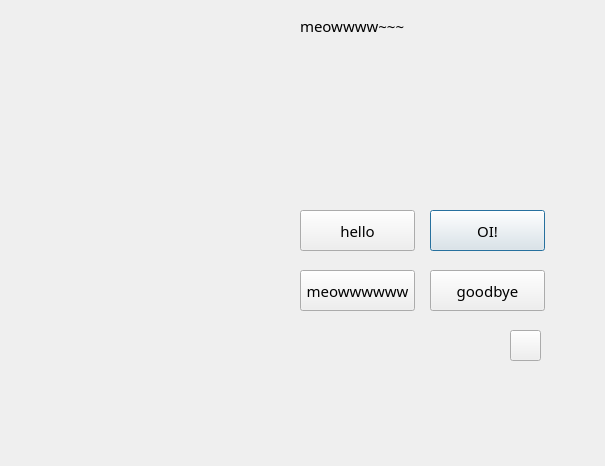
<?xml version="1.0" encoding="UTF-8"?>
<ui version="4.0">
 <class>chat</class>
 <widget class="QDialog" name="chat">
  <property name="geometry">
   <rect>
    <x>0</x>
    <y>0</y>
    <width>605</width>
    <height>466</height>
   </rect>
  </property>
  <property name="windowTitle">
   <string>Dialog</string>
  </property>
  <widget class="QWidget" name="chatwidget" native="true">
   <property name="geometry">
    <rect>
     <x>270</x>
     <y>160</y>
     <width>300</width>
     <height>220</height>
    </rect>
   </property>
   <property name="autoFillBackground">
    <bool>false</bool>
   </property>
   <property name="styleSheet">
    <string notr="true">QWidget#chatwidget{
	border-image: url(:/img/chat_Img/chatframe2.png);
}</string>
   </property>
   <widget class="QPushButton" name="words4">
    <property name="geometry">
     <rect>
      <x>160</x>
      <y>50</y>
      <width>115</width>
      <height>41</height>
     </rect>
    </property>
    <property name="font">
     <font>
      <family>Eras Demi ITC</family>
      <pointsize>11</pointsize>
     </font>
    </property>
    <property name="styleSheet">
     <string notr="true">border-image: url(:/img/chat_Img/chatframe3-1.png.png);</string>
    </property>
    <property name="text">
     <string>OI!</string>
    </property>
   </widget>
   <widget class="QPushButton" name="words1">
    <property name="geometry">
     <rect>
      <x>30</x>
      <y>50</y>
      <width>115</width>
      <height>41</height>
     </rect>
    </property>
    <property name="palette">
     <palette>
      <active/>
      <inactive/>
      <disabled/>
     </palette>
    </property>
    <property name="font">
     <font>
      <family>Eras Demi ITC</family>
      <pointsize>11</pointsize>
     </font>
    </property>
    <property name="styleSheet">
     <string notr="true">border-image: url(:/img/chat_Img/chatframe3-1.png.png);</string>
    </property>
    <property name="text">
     <string>hello</string>
    </property>
    <property name="checkable">
     <bool>false</bool>
    </property>
    <property name="autoDefault">
     <bool>false</bool>
    </property>
    <property name="default">
     <bool>false</bool>
    </property>
    <property name="flat">
     <bool>false</bool>
    </property>
   </widget>
   <widget class="QPushButton" name="words3">
    <property name="geometry">
     <rect>
      <x>30</x>
      <y>110</y>
      <width>115</width>
      <height>41</height>
     </rect>
    </property>
    <property name="font">
     <font>
      <family>Eras Demi ITC</family>
      <pointsize>11</pointsize>
     </font>
    </property>
    <property name="styleSheet">
     <string notr="true">border-image: url(:/img/chat_Img/chatframe3-1.png.png);</string>
    </property>
    <property name="text">
     <string>meowwwwww</string>
    </property>
   </widget>
   <widget class="QPushButton" name="words2">
    <property name="geometry">
     <rect>
      <x>160</x>
      <y>110</y>
      <width>115</width>
      <height>41</height>
     </rect>
    </property>
    <property name="font">
     <font>
      <family>Eras Demi ITC</family>
      <pointsize>11</pointsize>
     </font>
    </property>
    <property name="styleSheet">
     <string notr="true">border-image: url(:/img/chat_Img/chatframe3-1.png.png);</string>
    </property>
    <property name="text">
     <string>goodbye</string>
    </property>
   </widget>
   <widget class="QPushButton" name="refreshbtn">
    <property name="geometry">
     <rect>
      <x>240</x>
      <y>170</y>
      <width>31</width>
      <height>31</height>
     </rect>
    </property>
    <property name="styleSheet">
     <string notr="true">border-image: url(:/img/chat_Img/refresh.png);</string>
    </property>
    <property name="text">
     <string/>
    </property>
   </widget>
  </widget>
  <widget class="QLabel" name="responselabel">
   <property name="geometry">
    <rect>
     <x>270</x>
     <y>0</y>
     <width>161</width>
     <height>71</height>
    </rect>
   </property>
   <property name="styleSheet">
    <string notr="true">border-image: url(:/img/chat_Img/chatframe3.png);</string>
   </property>
   <property name="lineWidth">
    <number>2</number>
   </property>
   <property name="scaledContents">
    <bool>true</bool>
   </property>
   <property name="alignment">
    <set>Qt::AlignCenter</set>
   </property>
   <property name="wordWrap">
    <bool>false</bool>
   </property>
   <property name="buddy">
    <cstring></cstring>
   </property>
  </widget>
  <widget class="QLabel" name="responsetext">
   <property name="geometry">
    <rect>
     <x>300</x>
     <y>0</y>
     <width>131</width>
     <height>51</height>
    </rect>
   </property>
   <property name="font">
    <font>
     <family>Eras Demi ITC</family>
     <pointsize>11</pointsize>
    </font>
   </property>
   <property name="styleSheet">
    <string notr="true"/>
   </property>
   <property name="text">
    <string>meowwww~~~</string>
   </property>
   <property name="textFormat">
    <enum>Qt::PlainText</enum>
   </property>
  </widget>
  <widget class="QLabel" name="Cat">
   <property name="geometry">
    <rect>
     <x>330</x>
     <y>0</y>
     <width>140</width>
     <height>160</height>
    </rect>
   </property>
   <property name="maximumSize">
    <size>
     <width>16777215</width>
     <height>16777215</height>
    </size>
   </property>
   <property name="text">
    <string/>
   </property>
   <property name="pixmap">
    <pixmap>:/images/feeding_Img/miao.png</pixmap>
   </property>
   <property name="scaledContents">
    <bool>true</bool>
   </property>
   <property name="alignment">
    <set>Qt::AlignCenter</set>
   </property>
  </widget>
  <zorder>Cat</zorder>
  <zorder>chatwidget</zorder>
  <zorder>responselabel</zorder>
  <zorder>responsetext</zorder>
 </widget>
 <resources/>
 <connections/>
</ui>
